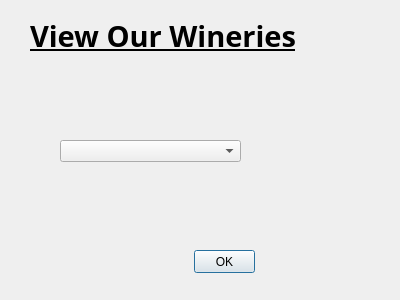
<?xml version="1.0" encoding="UTF-8"?>
<ui version="4.0">
 <class>WineryList</class>
 <widget class="QDialog" name="WineryList">
  <property name="geometry">
   <rect>
    <x>0</x>
    <y>0</y>
    <width>400</width>
    <height>300</height>
   </rect>
  </property>
  <property name="windowTitle">
   <string>Dialog</string>
  </property>
  <widget class="QComboBox" name="comboBox">
   <property name="geometry">
    <rect>
     <x>60</x>
     <y>140</y>
     <width>181</width>
     <height>22</height>
    </rect>
   </property>
  </widget>
  <widget class="QPushButton" name="pushButton">
   <property name="geometry">
    <rect>
     <x>194</x>
     <y>250</y>
     <width>61</width>
     <height>23</height>
    </rect>
   </property>
   <property name="text">
    <string>OK</string>
   </property>
  </widget>
  <widget class="QLabel" name="label">
   <property name="geometry">
    <rect>
     <x>30</x>
     <y>20</y>
     <width>361</width>
     <height>31</height>
    </rect>
   </property>
   <property name="font">
    <font>
     <family>Segoe Marker</family>
     <pointsize>22</pointsize>
     <weight>75</weight>
     <bold>true</bold>
     <underline>true</underline>
    </font>
   </property>
   <property name="text">
    <string>View Our Wineries</string>
   </property>
  </widget>
 </widget>
 <resources/>
 <connections/>
</ui>
